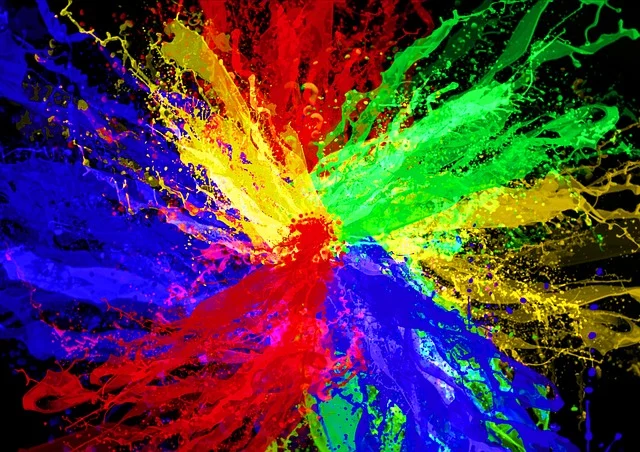
#> input picture DAY13/image.jpg, 640 x 452 px
$ python imageStiching.py
#> lines starting #> are read from the running program, lines starting #| are printed output that depends on the picture; after the words box and inside, x2 and y2 are one past the last pixel; in counts of white or black regions, pixels touching at a corner belong together
import cv2
import numpy as np


def stitch_images(img1, aligned):

    h1, w1 = img1.shape[:2]
    h2, w2 = aligned.shape[:2]

    panorama_height = max(h1, h2)
    panorama_width = max(w1, w2)

    panorama = np.zeros(
        (
            panorama_height,
            panorama_width,
            3
        ),
        dtype=np.uint8
    )


    panorama[0:h1, 0:w1] = img1


    for y in range(h2):

        for x in range(w2):

            pixel2 = aligned[y, x]

            if np.any(pixel2 > 0):

                pixel1 = panorama[y, x]


                if np.any(pixel1 > 0):

                    blended = (
                        pixel1.astype(np.float32)
                        +
                        pixel2.astype(np.float32)
                    ) / 2

                    panorama[y, x] = blended.astype(np.uint8)

                else:

                    panorama[y, x] = pixel2

    return panorama


img1 = cv2.imread("image.jpg")
#> img1 is the input picture: shape (452, 640, 3); mean B, G, R 69, 60.7, 79.9

aligned = cv2.imread("image2.jpg")
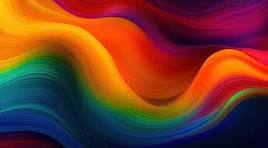
#> input picture DAY13/image2.jpg, 268 x 148 px
#> aligned is the input picture: shape (148, 268, 3); mean B, G, R 41.4, 57.5, 115.6

if img1 is None:
    print("image.jpg not found")
    exit()

if aligned is None:
    print("aligned.jpg not found")
    exit()


panorama = stitch_images(
    img1,
    aligned
)
#> after the loop in stitch_images, `for y in range(h2):`:
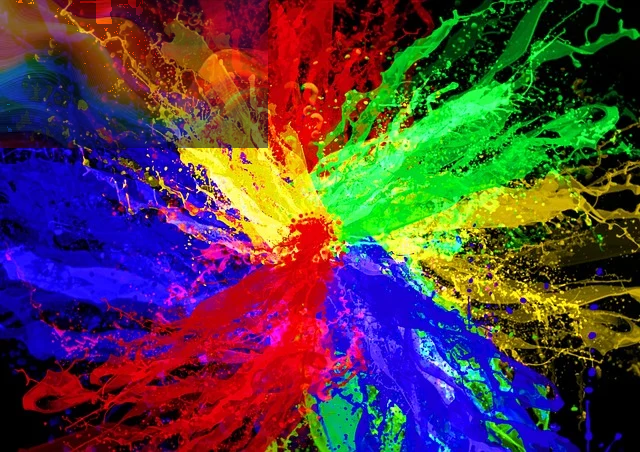
#> panorama: shape (452, 640, 3); 13.71% of pixels changed, all inside (x1, y1, x2, y2) = (0, 0, 268, 148)


cv2.imwrite(
    "panorama.jpg",
    panorama
)


cv2.imshow(
    "Image 1",
    img1
)

cv2.imshow(
    "Aligned Image",
    aligned
)

cv2.imshow(
    "Panorama",
    panorama
)

cv2.waitKey(0)
cv2.destroyAllWindows()
